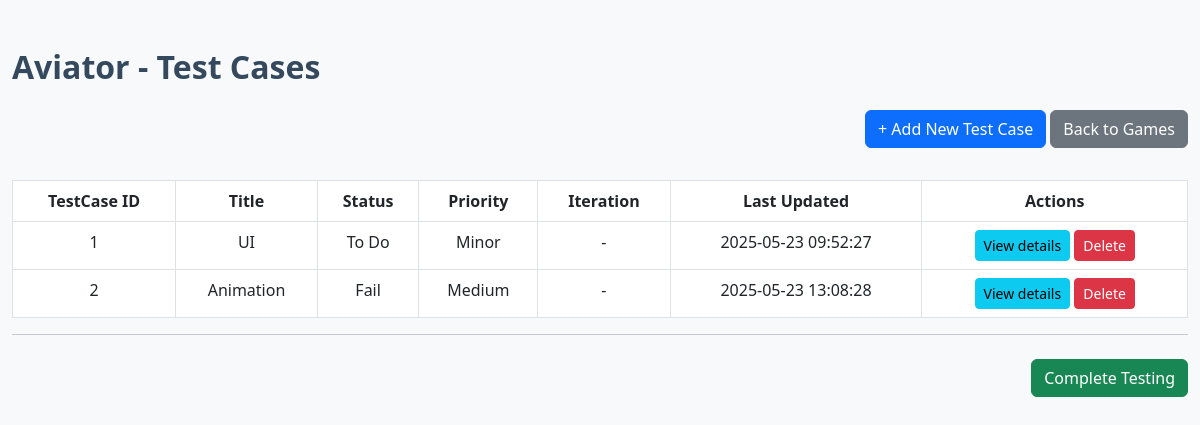
/games/Aviator, run on the app's committed database.
### tables this page shows
CREATE TABLE test_cases (
            id INTEGER PRIMARY KEY AUTOINCREMENT,
            game TEXT,
            testcase_number INTEGER,
            title TEXT,
            description TEXT,
            steps TEXT,
            expected_result TEXT,
            actual_result TEXT,
            status TEXT,
            priority TEXT,
            iteration INTEGER,
            created_by TEXT,
            date_created TEXT
        );

### app.py (the view)
@app.route('/games/<game_name>')
def index(game_name):
    test_cases = get_all_test_cases(game_name)
    grouped_cases = defaultdict(list)
    for case in test_cases:
        grouped_cases['All Test Cases'].append(case)
    return render_template('index.html', game_name=game_name, grouped_cases=dict(grouped_cases))

### models.py (called while the page is built)
def get_all_test_cases(game):
    with sqlite3.connect(DB_NAME) as conn:
        conn.row_factory = sqlite3.Row
        c = conn.cursor()
        c.execute('''
            SELECT
                tc.*,
                COALESCE((
                    SELECT MAX(updated_at)
                    FROM test_case_history
                    WHERE test_case_id = tc.id
                ), tc.date_created) AS last_updated
            FROM test_cases tc
            WHERE tc.game = ?
            ORDER BY tc.testcase_number ASC
        ''', (game,))
        return c.fetchall()

### templates/index.html (shortened to what this page needs)
<!DOCTYPE html>
<html lang="en">
<head>
    <link href="https://cdn.jsdelivr.net/npm/bootstrap@5.3.0/dist/css/bootstrap.min.css" rel="stylesheet" />
    <link href="{{ url_for('static', filename='styles.css') }}" rel="stylesheet" />
</head>
<body class="bg-light">
<div class="container mt-5">
    <h2 class="mb-4">{{ game_name }} - Test Cases</h2>
    <div class="text-end mb-3">
        <a href="{{ url_for('add', game_name=game_name) }}" class="btn btn-primary mb-3">+ Add New Test Case</a>
        <a href="{{ url_for('home') }}" class="btn btn-secondary mb-3">Back to Games</a>
    </div>
    {% if grouped_cases['All Test Cases'] %}
        <table class="table table-bordered table-hover bg-white">
            <thead>
                <tr class="row1">
                    <th>TestCase ID</th>
                    <th>Title</th>
                    <th>Status</th>
                    <th>Priority</th>
                    <th>Iteration</th>
                    <th>Last Updated</th>
                    <th>Actions</th>
                </tr>
            </thead>
            <tbody>
                {% for case in grouped_cases['All Test Cases'] %}
                <tr class="row1">
                    <td>{{ case.testcase_number }}</td>
                    <td>{{ case.title }}</td>
                    <td>{{ case.status }}</td>
                    <td>{{ case.priority }}</td>
                    <td>{{ case.iteration if case.iteration > 0 else '-' }}</td>
                    <td>{{ case.last_updated }}</td>
                    <td>
                        <a href="{{ url_for('view_testcase', game_name=game_name, testcase_id=case.id) }}" class="btn btn-sm btn-info">View details</a>
                        <form action="{{ url_for('delete_testcase', game_name=game_name, testcase_id=case.id) }}" method="post" style="display:inline;" onsubmit="return confirm('Are you sure you want to delete this test case?');">
                            <button type="submit" class="btn btn-danger btn-sm">Delete</button>
                        </form>
                    </td>
                </tr>
                {% endfor %}
            </tbody>
        </table>
    {% else %}
        <p>No test cases found.</p>
    {% endif %}
    <hr>
   <form method="GET" action="{{ url_for('summary_report', game_name=game_name) }}" onsubmit="return confirm('Are you sure you want to submit and view the summary report?');">
        <div class="text-end mt-4">
            <button type="submit" class="btn btn-success">Complete Testing</button>
        </div>
   </form>
</div>
</body>
</html>

### static/styles.css (style rules this page uses)
body { background-color: #f0f4f8; font-family: "Segoe UI", Tahoma, Geneva, Verdana, sans-serif; color: #2c3e50; }
.container { max-width: 1200px; }
h2 { font-weight: 700; color: #34495e; }
.row1 { text-align: center; vertical-align: center; padding: 5px; }

### data on the page
test_cases: testcase_number "1", title "UI", status "To Do", priority "Minor", iteration "-", last_updated "2025-05-23 09:52:27"
test_cases: testcase_number "2", title "Animation", status "Fail", priority "Medium", iteration "-", last_updated "2025-05-23 13:08:28"

### other printed values
{{ game_name }} "Aviator"
